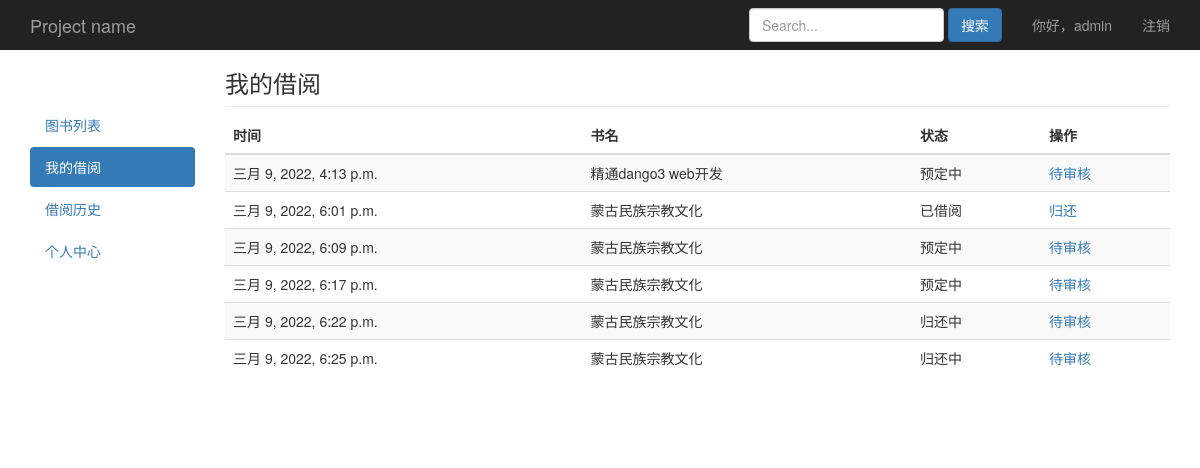
Before: /book/myborrow/ (signed in) with the older database file.
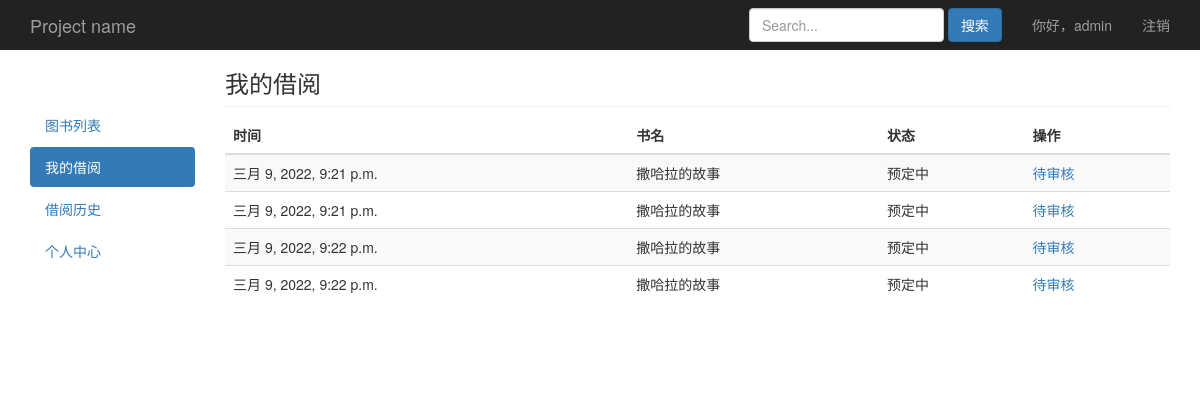
After: the same page with the newer database file.
### book/models.py (models this page shows)
class User(AbstractUser):
    choice_gender = (
        ('male','男'),
        ('female','女'),
    )
    gender = models.CharField(max_length=6,choices=choice_gender,default='male',verbose_name='性别')
    mobile = models.IntegerField(null=True,blank=False,verbose_name='手机号')
    class Meta:
        verbose_name_plural = '用户'
    def __str__(self):
        return self.username

class Record(models.Model):
    choice_status = (
        (1,'预定中'),
        (2,'已借阅'),
        (3,'归还中'),
        (4,'已归还'),
    )
    m_time = models.DateTimeField(auto_now=True,verbose_name='更新时间')
    username = models.ForeignKey(settings.AUTH_USER_MODEL,on_delete=models.CASCADE,related_name='log_username',verbose_name='用户')
    book = models.ForeignKey(Book,on_delete=models.CASCADE,related_name='log_book',verbose_name='书名')
    status = models.SmallIntegerField(choices=choice_status,verbose_name='状态')
    class Meta:
        verbose_name_plural = '借阅记录'

class Book(models.Model):
    name = models.CharField(max_length=30,blank=False,verbose_name='书名')
    category = models.ForeignKey(Category,on_delete=models.CASCADE,default='',blank=False,related_name='books_category',verbose_name='类别')
    author = models.CharField(max_length=30,null=True,blank=False,verbose_name='作者')
    publisher = models.CharField(max_length=30,null=True,blank=False,verbose_name='出版社')
    count = models.IntegerField(default=1,verbose_name='库存')
    img = models.ImageField(upload_to='book_img/%Y/%m/%d/',blank=True,null=True,default='book_img/default.jpg',verbose_name='书籍图片')
    content = models.TextField(null=True,blank=True,verbose_name='内容简介')
    create_time = models.DateTimeField(auto_now_add=True,verbose_name='入库时间')
    class Meta:
        verbose_name_plural = '图书列表'
    def __str__(self):
        return self.name

### book/views.py (the view)
# urls.py: path('book/myborrow/',views.book_myborrow,name='book_myborrow'),
@login_required
def book_myborrow(request):
	obj_record = Record.objects.filter(username=request.user,status__lt=4)
	paginator = Paginator(obj_record,10)
	page = request.GET.get('page')
	try:
		obj_record = paginator.page(page)
	except PageNotAnInteger:
		obj_record = paginator.page(1)
	except EmptyPage:
		obj_record = paginator.page(paginator.num_pages)
	return render(request,'book/myborrow.html',locals())

### book/templates/book/myborrow.html (shortened to what this page needs)
{% extends "book/base.html" %}
{% block nav %}
<ul class="nav nav-pills nav-stacked">
  <li ><a href="/">图书列表</a></li>
  <li class="active"><a href="/book/myborrow/">我的借阅<span class="sr-only">(current)</span></a></li>
  <li><a href="/book/borrowrecord/">借阅历史</a></li>
  <li><a href="/book/usercenter/">个人中心</a></li>
</ul>
{% endblock %}
{% block content %}
        <h3 class="sub-header">我的借阅</h3>
        <div class="table-responsive">
          <table class="table table-striped">
            <thead>
              <tr>
                <th>时间</th>
                <th>书名</th>
                <th>状态</th>
                <th>操作</th>
              </tr>
            </thead>
            <tbody>
              {% for field in obj_record %}
              <tr>
                <td>{{field.m_time}}</td>
                <td>{{field.book}}</td>
                <td>{{field.get_status_display}}</td>
                <td>
                    {% if field.status == 2 %}
                    <a href="/book/{{field.id}}/return/">归还</a>
                    {% else %}
                    <a>待审核</a>
                    </td>
                    {% endif %}
              </tr>
              {% endfor %}
            </tbody>
          </table>
        </div>
{% endblock %}

### book/templates/book/base.html (shortened to what this page needs)
{% load static %}
<!doctype html>
<html lang="en">
<head>
  <link href="{% static "bootstrap-3.4.1-dist/css/bootstrap.min.css" %}" rel="stylesheet">
  <link href="{% static "css/style.css" %}" rel="stylesheet">
</head>
<body>
  <nav class="navbar navbar-inverse navbar-fixed-top">
    <div class="container">
      <div class="navbar-header">
        <a class="navbar-brand" href="/">Project name</a>
      </div>
      <div id="navbar" class="navbar-collapse collapse">
        <ul class="nav navbar-nav navbar-right">
          <li><a>你好，{{request.user}}</a></li>
          <li><a href="/logout/">注销</a></li>
        </ul>
        <form class="navbar-form navbar-right">
          <input type="text" class="form-control" placeholder="Search...">
          <button type="submit" class="btn btn-primary">搜索</button>
        </form>
      </div>
    </div>
  </nav>
  <div class="container">
    <div class="row">
      <div class="col-md-2">
        <div style="padding-top:55px"></div>
        {% block nav %} {% endblock %}
      </div>
      <div class="col-md-10">
        {% block content %}{% endblock %}
      </div>
    </div>
    <div class="row">
      <div class="col-md-6"></div>
      <div class="col-md-6">
      </div>
    </div>
  </div>
</body>
</html>

### book/static/css/style.css (style rules this page uses)
body { padding-top: 50px; }
.sub-header { padding-bottom: 10px; border-bottom: 1px solid #eee; }
.navbar-fixed-top { border: 0; }

Changed rows visible on the page:
removed Record: m_time "三月 9, 2022, 4:13 p.m.", book "精通dango3 web开发", status "预定中", shows "待审核"
removed Record: m_time "三月 9, 2022, 6:01 p.m.", book "蒙古民族宗教文化", status "已借阅"
removed Record: m_time "三月 9, 2022, 6:09 p.m.", book "蒙古民族宗教文化", status "预定中", shows "待审核"
removed Record: m_time "三月 9, 2022, 6:17 p.m.", book "蒙古民族宗教文化", status "预定中", shows "待审核"
removed Record: m_time "三月 9, 2022, 6:22 p.m.", book "蒙古民族宗教文化", status "归还中", shows "待审核"
removed Record: m_time "三月 9, 2022, 6:25 p.m.", book "蒙古民族宗教文化", status "归还中", shows "待审核"
added Record: m_time "三月 9, 2022, 9:21 p.m.", book "撒哈拉的故事", status "预定中", shows "待审核"
added Record: m_time "三月 9, 2022, 9:21 p.m.", book "撒哈拉的故事", status "预定中", shows "待审核"
added Record: m_time "三月 9, 2022, 9:22 p.m.", book "撒哈拉的故事", status "预定中", shows "待审核"
added Record: m_time "三月 9, 2022, 9:22 p.m.", book "撒哈拉的故事", status "预定中", shows "待审核"
